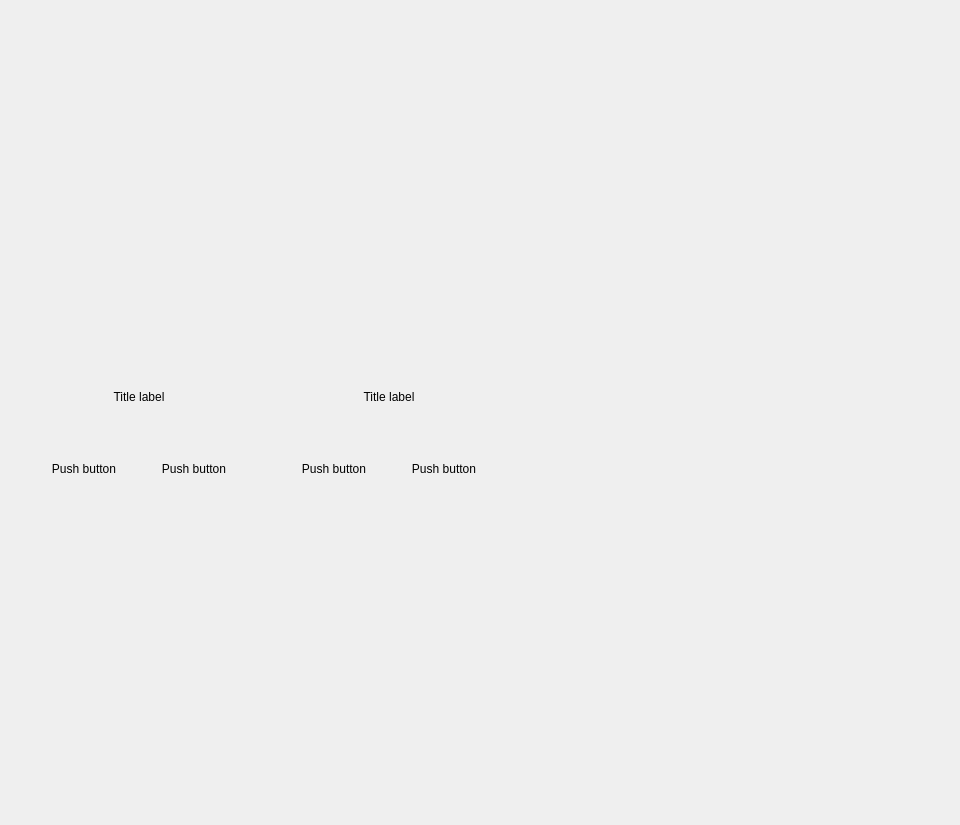
<?xml version="1.0" encoding="UTF-8"?>
<ui version="4.0">
 <class>account</class>
 <widget class="QWidget" name="account">
  <property name="windowModality">
   <enum>Qt::ApplicationModal</enum>
  </property>
  <property name="geometry">
   <rect>
    <x>0</x>
    <y>0</y>
    <width>960</width>
    <height>825</height>
   </rect>
  </property>
  <property name="minimumSize">
   <size>
    <width>820</width>
    <height>530</height>
   </size>
  </property>
  <property name="windowTitle">
   <string>Form</string>
  </property>
  <property name="layoutDirection">
   <enum>Qt::LeftToRight</enum>
  </property>
  <widget class="SegmentedWidget" name="SegmentedWidget">
   <property name="geometry">
    <rect>
     <x>20</x>
     <y>130</y>
     <width>331</width>
     <height>41</height>
    </rect>
   </property>
  </widget>
  <widget class="ScrollArea" name="ScrollArea">
   <property name="geometry">
    <rect>
     <x>10</x>
     <y>190</y>
     <width>951</width>
     <height>321</height>
    </rect>
   </property>
   <property name="styleSheet">
    <string notr="true">border:0px;
background-color: rgba(255, 255, 255, 0);</string>
   </property>
   <property name="widgetResizable">
    <bool>true</bool>
   </property>
   <property name="alignment">
    <set>Qt::AlignLeading|Qt::AlignLeft|Qt::AlignTop</set>
   </property>
   <widget class="QWidget" name="scrollAreaWidgetContents_2">
    <property name="geometry">
     <rect>
      <x>0</x>
      <y>0</y>
      <width>951</width>
      <height>321</height>
     </rect>
    </property>
    <layout class="QHBoxLayout" name="horizontalLayout_7">
     <item>
      <layout class="QHBoxLayout" name="horizontalLayout_14">
       <property name="spacing">
        <number>10</number>
       </property>
       <property name="sizeConstraint">
        <enum>QLayout::SetMinimumSize</enum>
       </property>
       <property name="bottomMargin">
        <number>6</number>
       </property>
       <item>
        <widget class="ElevatedCardWidget" name="ElevatedCardWidget_5">
         <property name="minimumSize">
          <size>
           <width>240</width>
           <height>250</height>
          </size>
         </property>
         <property name="maximumSize">
          <size>
           <width>280</width>
           <height>300</height>
          </size>
         </property>
         <layout class="QVBoxLayout" name="verticalLayout_2">
          <property name="spacing">
           <number>10</number>
          </property>
          <property name="leftMargin">
           <number>15</number>
          </property>
          <property name="topMargin">
           <number>20</number>
          </property>
          <property name="rightMargin">
           <number>15</number>
          </property>
          <property name="bottomMargin">
           <number>20</number>
          </property>
          <item>
           <layout class="QHBoxLayout" name="horizontalLayout_3">
            <item>
             <spacer name="horizontalSpacer_3">
              <property name="orientation">
               <enum>Qt::Horizontal</enum>
              </property>
              <property name="sizeHint" stdset="0">
               <size>
                <width>40</width>
                <height>20</height>
               </size>
              </property>
             </spacer>
            </item>
            <item>
             <widget class="AvatarWidget" name="AvatarWidget_6">
              <property name="alignment">
               <set>Qt::AlignCenter</set>
              </property>
             </widget>
            </item>
            <item>
             <spacer name="horizontalSpacer_4">
              <property name="orientation">
               <enum>Qt::Horizontal</enum>
              </property>
              <property name="sizeHint" stdset="0">
               <size>
                <width>40</width>
                <height>20</height>
               </size>
              </property>
             </spacer>
            </item>
           </layout>
          </item>
          <item>
           <widget class="TitleLabel" name="TitleLabel_6">
            <property name="text">
             <string>Title label</string>
            </property>
            <property name="alignment">
             <set>Qt::AlignCenter</set>
            </property>
           </widget>
          </item>
          <item>
           <layout class="QHBoxLayout" name="horizontalLayout_4">
            <item>
             <widget class="PushButton" name="PushButton_14">
              <property name="text">
               <string>Push button</string>
              </property>
             </widget>
            </item>
            <item>
             <widget class="PushButton" name="PushButton_16">
              <property name="text">
               <string>Push button</string>
              </property>
             </widget>
            </item>
           </layout>
          </item>
         </layout>
        </widget>
       </item>
       <item>
        <widget class="ElevatedCardWidget" name="ElevatedCardWidget_8">
         <property name="minimumSize">
          <size>
           <width>240</width>
           <height>250</height>
          </size>
         </property>
         <property name="maximumSize">
          <size>
           <width>280</width>
           <height>300</height>
          </size>
         </property>
         <layout class="QVBoxLayout" name="verticalLayout_9">
          <property name="spacing">
           <number>10</number>
          </property>
          <property name="leftMargin">
           <number>15</number>
          </property>
          <property name="topMargin">
           <number>20</number>
          </property>
          <property name="rightMargin">
           <number>15</number>
          </property>
          <property name="bottomMargin">
           <number>20</number>
          </property>
          <item>
           <layout class="QHBoxLayout" name="horizontalLayout_19">
            <item>
             <spacer name="horizontalSpacer_18">
              <property name="orientation">
               <enum>Qt::Horizontal</enum>
              </property>
              <property name="sizeHint" stdset="0">
               <size>
                <width>40</width>
                <height>20</height>
               </size>
              </property>
             </spacer>
            </item>
            <item>
             <widget class="AvatarWidget" name="AvatarWidget_13">
              <property name="alignment">
               <set>Qt::AlignCenter</set>
              </property>
             </widget>
            </item>
            <item>
             <spacer name="horizontalSpacer_19">
              <property name="orientation">
               <enum>Qt::Horizontal</enum>
              </property>
              <property name="sizeHint" stdset="0">
               <size>
                <width>40</width>
                <height>20</height>
               </size>
              </property>
             </spacer>
            </item>
           </layout>
          </item>
          <item>
           <widget class="TitleLabel" name="TitleLabel_13">
            <property name="text">
             <string>Title label</string>
            </property>
            <property name="alignment">
             <set>Qt::AlignCenter</set>
            </property>
           </widget>
          </item>
          <item>
           <layout class="QHBoxLayout" name="horizontalLayout_20">
            <item>
             <widget class="PushButton" name="PushButton_29">
              <property name="text">
               <string>Push button</string>
              </property>
             </widget>
            </item>
            <item>
             <widget class="PushButton" name="PushButton_30">
              <property name="text">
               <string>Push button</string>
              </property>
             </widget>
            </item>
           </layout>
          </item>
         </layout>
        </widget>
       </item>
       <item>
        <widget class="ElevatedCardWidget" name="ElevatedCardWidget_6">
         <property name="minimumSize">
          <size>
           <width>240</width>
           <height>250</height>
          </size>
         </property>
         <property name="maximumSize">
          <size>
           <width>280</width>
           <height>300</height>
          </size>
         </property>
         <widget class="IconWidget" name="IconWidget">
          <property name="geometry">
           <rect>
            <x>60</x>
            <y>100</y>
            <width>101</width>
            <height>101</height>
           </rect>
          </property>
         </widget>
        </widget>
       </item>
      </layout>
     </item>
     <item>
      <spacer name="horizontalSpacer_7">
       <property name="orientation">
        <enum>Qt::Horizontal</enum>
       </property>
       <property name="sizeHint" stdset="0">
        <size>
         <width>40</width>
         <height>20</height>
        </size>
       </property>
      </spacer>
     </item>
    </layout>
   </widget>
  </widget>
 </widget>
 <customwidgets>
  <customwidget>
   <class>PushButton</class>
   <extends>QPushButton</extends>
   <header>qfluentwidgets</header>
  </customwidget>
  <customwidget>
   <class>IconWidget</class>
   <extends>QWidget</extends>
   <header>qfluentwidgets</header>
  </customwidget>
  <customwidget>
   <class>CardWidget</class>
   <extends>QFrame</extends>
   <header>qfluentwidgets</header>
   <container>1</container>
  </customwidget>
  <customwidget>
   <class>ElevatedCardWidget</class>
   <extends>CardWidget</extends>
   <header>qfluentwidgets</header>
   <container>1</container>
  </customwidget>
  <customwidget>
   <class>ScrollArea</class>
   <extends>QScrollArea</extends>
   <header>qfluentwidgets</header>
   <container>1</container>
  </customwidget>
  <customwidget>
   <class>TitleLabel</class>
   <extends>QLabel</extends>
   <header>qfluentwidgets</header>
  </customwidget>
  <customwidget>
   <class>ImageLabel</class>
   <extends>QLabel</extends>
   <header>qfluentwidgets</header>
  </customwidget>
  <customwidget>
   <class>AvatarWidget</class>
   <extends>ImageLabel</extends>
   <header>qfluentwidgets</header>
  </customwidget>
  <customwidget>
   <class>Pivot</class>
   <extends>QWidget</extends>
   <header>qfluentwidgets</header>
  </customwidget>
  <customwidget>
   <class>SegmentedWidget</class>
   <extends>Pivot</extends>
   <header>qfluentwidgets</header>
  </customwidget>
 </customwidgets>
 <resources/>
 <connections/>
</ui>
